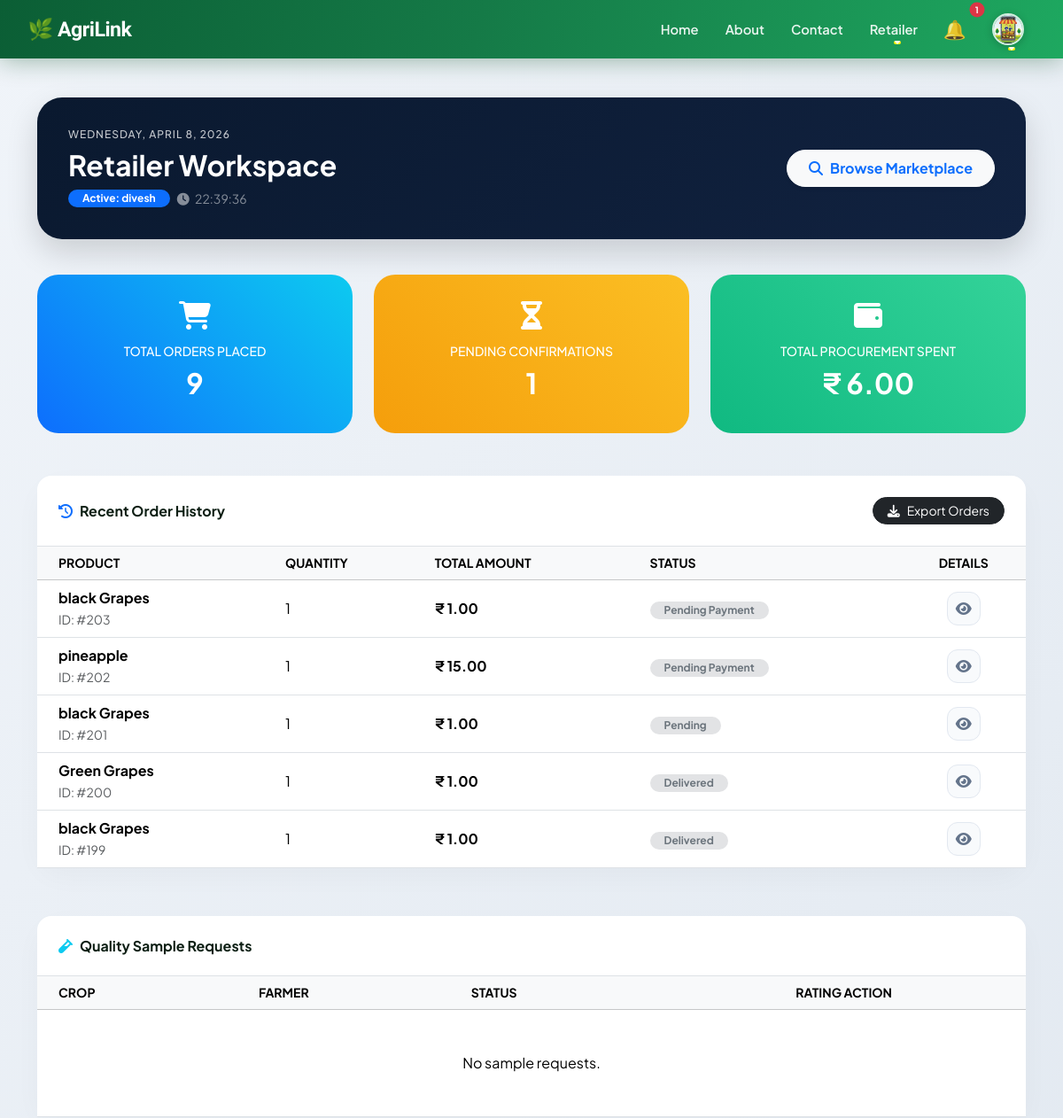
Page /retailer_dashboard/ (signed in, upper part) on the earlier database version.
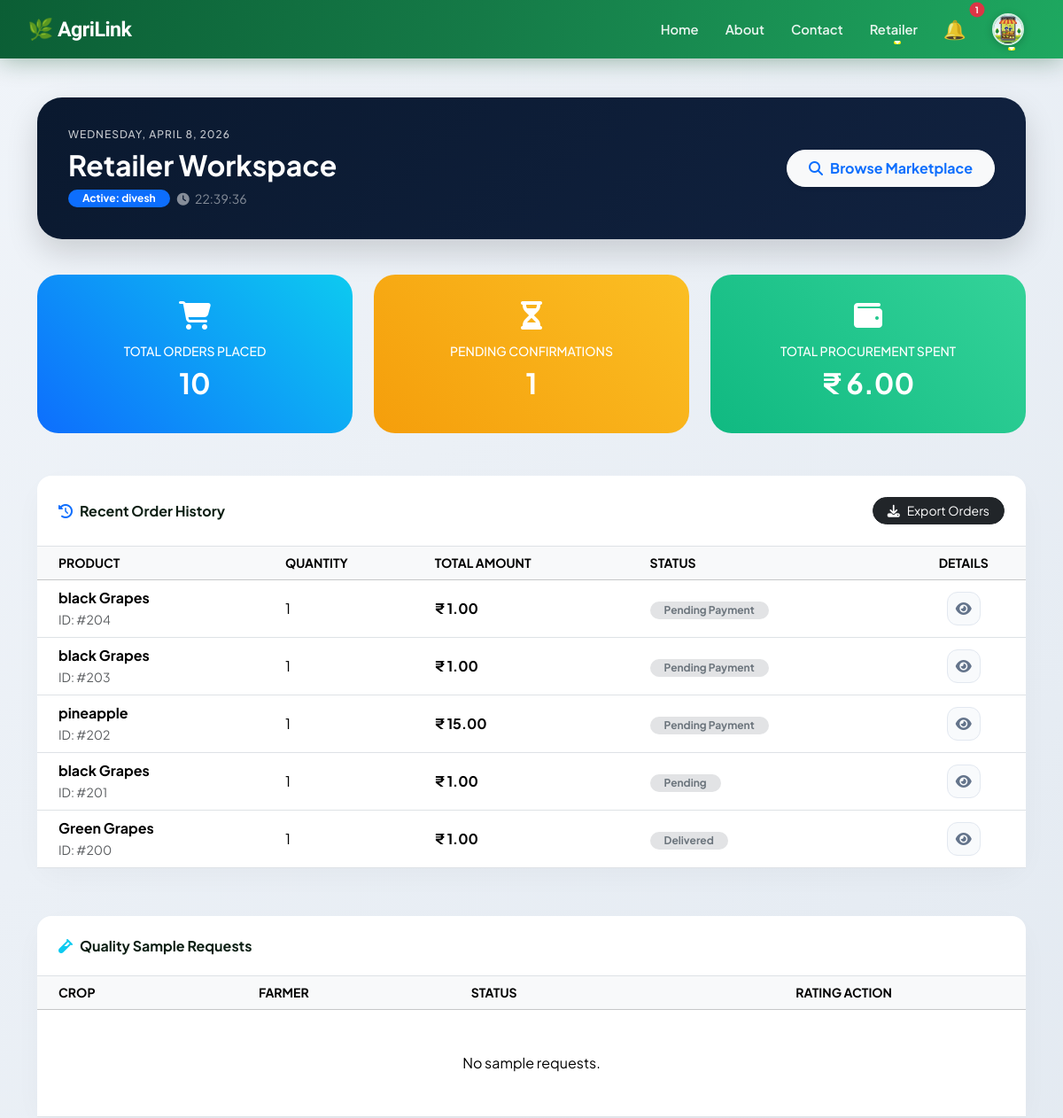
Same page on the later database version.
### projectapp/models.py (models this page shows, shortened)
class Order(models.Model):
    STATUS_CHOICES = [
        ('Pending', 'Pending'),
        ('Accepted', 'Accepted'),
        ('Packed', 'Packed'),
        ('Dispatched', 'Dispatched'),
        ('Delivered', 'Delivered'),
        ('Paid', 'Paid'),
    ]
    product = models.ForeignKey('Product', on_delete=models.PROTECT, related_name='orders')
    farmer = models.ForeignKey('Farmer', on_delete=models.CASCADE, related_name='orders', default=1)
    retailer = models.ForeignKey('Retailer', on_delete=models.CASCADE, related_name='orders')
    quantity = models.IntegerField(default=1)
    order_date = models.DateTimeField(auto_now_add=True)
    status = models.CharField(max_length=30, choices=STATUS_CHOICES, default='Pending')
    address = models.TextField(blank=True, null=True)
    contact = models.CharField(max_length=20, blank=True, null=True)
    current_lat = models.FloatField(null=True, blank=True)
    current_lng = models.FloatField(null=True, blank=True)
    driver = models.ForeignKey('Driver', on_delete=models.SET_NULL, null=True, blank=True)
    total_amount = models.FloatField(default=0.0)
    farmer_paid = models.BooleanField(default=False)  # ✅ ADD THIS

class Product(models.Model):
    product = models.CharField(max_length=100)
    description = models.TextField()
    created_at = models.DateTimeField(default=timezone.now)
    price = models.FloatField()
    latitude = models.FloatField(null=True, blank=True)
    longitude = models.FloatField(null=True, blank=True)
    quantity = models.IntegerField()
    location = models.CharField(max_length=50)
    image = models.ImageField(upload_to='product_images/', blank=True, null=True)
    farmer = models.ForeignKey('Farmer', on_delete=models.CASCADE, related_name='products')

### projectapp/views.py (the view)
# urls.py: path("retailer_dashboard/", views.retailer_dashboard, name="retailer_dashboard"),
def retailer_dashboard(request):
    retailer_name = request.session.get('name')
    if not retailer_name or request.session.get('user_type') != 'retailer':
        return redirect('retailer_login')
    retailer = get_object_or_404(Retailer, name=retailer_name)
    total_orders = Order.objects.filter(retailer=retailer).count()
    completed_statuses = ['Delivered', 'Completed']
    completed_orders = Order.objects.filter(retailer=retailer, status__in=completed_statuses)
    total_spent = 0
    for order in completed_orders:
        try:
            amount_to_add = order.total_amount if order.total_amount else order.quantity * order.product.price
        except:
            amount_to_add = order.total_amount or 0
        total_spent += amount_to_add
    pending_statuses = ['Pending', 'Paid', 'Accepted', 'Packed', 'Dispatched', 'Driver Assigned', 'Picked', 'Assigned to Driver']
    pending_orders = Order.objects.filter(retailer=retailer, status__in=pending_statuses).count()
    recent_orders = Order.objects.filter(retailer=retailer).order_by('-order_date')[:5]
    for order in recent_orders:
        try:
            order.calculated_amount = order.total_amount if order.total_amount else order.quantity * order.product.price
        except:
            order.calculated_amount = order.total_amount or 0
    notifications = Notification.objects.filter(
        receiver_retailer=retailer,
        is_read=False
    ).exclude(link=None).order_by('-timestamp')
    context = {
        'retailer': retailer,
        'total_orders': total_orders,
        'pending_orders': pending_orders,
        'total_spent': f"{total_spent:.2f}",
        'recent_orders': recent_orders,
        'notifications': notifications,
    }
    return render(request, "retailer_dashboard.html", context)

### projectapp/context_processors.py (called while the page is built)
def navbar_notifications(request):
    user_type = request.session.get('user_type')
    name = request.session.get('name')
    notes = []
    if user_type == "farmer" and name:
        notes = Notification.objects.filter(receiver_farmer__name=name, is_read=False).order_by('-timestamp')
    elif user_type == "retailer" and name:
        notes = Notification.objects.filter(receiver_retailer__name=name, is_read=False).order_by('-timestamp')
    elif user_type == "driver" and name:
        notes = Notification.objects.filter(receiver_driver__name=name, is_read=False).order_by('-timestamp')
    return {'navbar_notes': notes, 'user_type': user_type}

### projectapp/templates/retailer_dashboard.html (shortened to what the changed rows need)
{% extends 'master.html' %}
{% block body %}
<link rel="stylesheet" href="https://cdnjs.cloudflare.com/ajax/libs/font-awesome/6.4.0/css/all.min.css">
<div class="container dashboard-container">
    <div class="action-header d-flex flex-wrap justify-content-between align-items-center">
        <div>
            <h2 class="fw-bold mb-0">Retailer Workspace</h2>
        </div>
    </div>
    <div class="row g-4 mb-5 text-center">
        <div class="col-md-4">
            <div class="stat-card-main bg-orders">
                <i class="fas fa-shopping-cart fa-2x mb-3"></i>
                <h6 class="text-uppercase small">Total Orders Placed</h6>
                <h2 class="fw-bold">{{ total_orders }}</h2>
            </div>
        </div>
        <div class="col-md-4">
            <div class="stat-card-main bg-pending">
                <h2 class="fw-bold">{{ pending_orders }}</h2>
            </div>
        </div>
        <div class="col-md-4">
            <div class="stat-card-main bg-spent">
                <h2 class="fw-bold">₹ {{ total_spent|floatformat:2 }}</h2>
            </div>
        </div>
    </div>
    <div class="row">
        <div class="col-lg-12">
            <div class="custom-table-card">
                <div class="table-responsive">
                    <table class="table table-hover align-middle mb-0" id="ordersTable">
                        <thead class="table-light">
                            <tr class="small text-muted text-uppercase">
                                <th class="ps-4">Product</th>
                                <th>Quantity</th>
                                <th>Total Amount</th>
                                <th>Status</th>
                                <th class="text-center">Details</th>
                            </tr>
                        </thead>
                        <tbody>
                            {% for order in recent_orders %}
                            <tr>
                                <td class="ps-4">
                                    <span class="fw-bold">{{ order.product.product }}</span><br>
                                    <small class="text-muted">ID: #{{ order.id }}</small>
                                </td>
                                <td>{{ order.quantity }}</td>
                                <td class="fw-bold">₹ {{ order.calculated_amount|floatformat:2 }}</td>
                                <td><span class="badge bg-secondary-subtle text-secondary rounded-pill px-3">{{ order.status }}</span></td>
                                <td class="text-center">
                                    <button class="action-icon-btn view" onclick="showOrderDetails('{{ order.product.product }}', '{{ order.calculated_amount }}', '{{ order.status }}')">
                                        <i class="fas fa-eye"></i>
                                    </button>
                                </td>
                            </tr>
                            {% empty %}
                            <tr><td colspan="5" class="text-center py-5">No orders found.</td></tr>
                            {% endfor %}
                        </tbody>
                    </table>
                </div>
            </div>
        </div>
    </div>
    <div class="row mt-4">
        <div class="col-lg-12">
            <div class="custom-table-card">
                <div class="table-responsive">
                    <table class="table table-hover align-middle mb-0">
                        <thead class="table-light">
                            <tr class="small text-muted text-uppercase">
                                <th class="ps-4">Crop</th>
                                <th>Farmer</th>
                                <th>Status</th>
                                <th class="text-center">Rating Action</th>
                            </tr>
                        </thead>
                    </table>
                </div>
            </div>
        </div>
    </div>
</div>
{% endblock %}

Differences in the rows shown:
no longer on this page (row unchanged): Order: product.product "black Grapes", id "199", quantity "1", calculated_amount "1.00", status "Delivered"
added Order: product.product "black Grapes", id "204", quantity "1", calculated_amount "1.00", status "Pending Payment"
Other differences:
{{ total_orders }}: "9" → "10"
